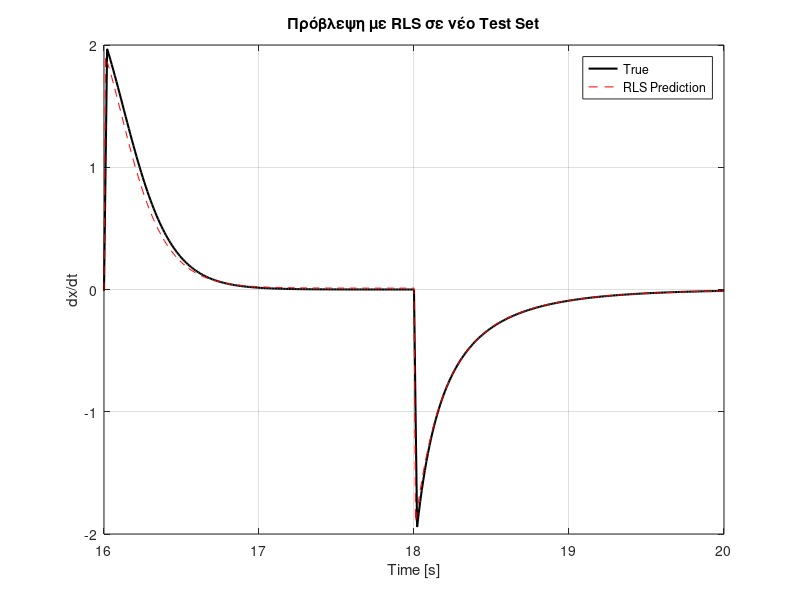
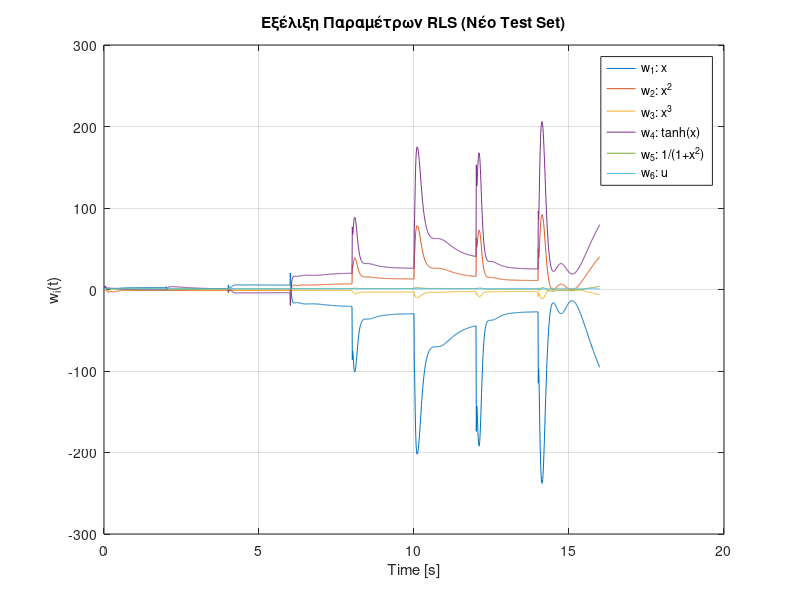

The MATLAB script that drew these images, in order:
% -------------------------------
% Τελική αξιολόγηση RLS με νέο test set & υπολογισμός ενεργειακού σφάλματος
% -------------------------------

% Ρυθμίσεις
T = 20; dt = 0.01; t = 0:dt:T; N = length(t);
theta1 = 1.5; theta2 = 1.0;
u = sign(sin(0.5 * pi * t));  % Τετραγωνικό κύμα 
x = zeros(1, N);

% Προσομοίωση συστήματος με νέο u(t)
for k = 1:N-1
    dx = -x(k)^3 + theta1 * tanh(x(k)) + theta2 / (1 + x(k)^2) + u(k);
    x(k+1) = x(k) + dx * dt;
end
dxdt = gradient(x, dt);

% Διαχωρισμός σε training/test
split_idx = floor(0.8 * N);
x_train = x(1:split_idx)'; u_train = u(1:split_idx)'; dxdt_train = dxdt(1:split_idx)';
x_test = x(split_idx+1:end)'; u_test = u(split_idx+1:end)'; dxdt_test = dxdt(split_idx+1:end)';

% Ειδική βάση
phi_spec_train = [x_train, x_train.^2, x_train.^3, tanh(x_train), 1./(1+x_train.^2), u_train];
phi_spec_test = [x_test, x_test.^2, x_test.^3, tanh(x_test), 1./(1+x_test.^2), u_test];

% RLS
w_rls = zeros(size(phi_spec_train,2),1); P = 1000*eye(size(phi_spec_train,2)); lambda = 0.99;
dxdt_rls_train = zeros(split_idx,1); w_hist = zeros(split_idx,length(w_rls));

for i = 1:split_idx
    phi_i = phi_spec_train(i,:)'; y_i = dxdt_train(i);
    K = (P*phi_i)/(lambda + phi_i'*P*phi_i);
    w_rls = w_rls + K*(y_i - phi_i'*w_rls);
    P = (P - K*phi_i'*P)/lambda;
    w_hist(i,:) = w_rls';
    dxdt_rls_train(i) = phi_i'*w_rls;
end

% Πρόβλεψη στο νέο test set
phi_spec_test = [x_test, x_test.^2, x_test.^3, tanh(x_test), 1./(1+x_test.^2), u_test];
dxdt_rls_test = phi_spec_test * w_rls;

% Υπολογισμός ενεργειακού σφάλματος
e_test = dxdt_test - dxdt_rls_test;
e = sum(e_test.^2) * dt;  % Προσέγγιση ολοκληρώματος

% Αποτελέσματα
fprintf('\n>>> Τελική αξιολόγηση RLS με νέο test set <<<\n');
fprintf('Συνολικό σφάλμα e: %.5f\n', e);

% Γραφήματα
figure;
plot(t(split_idx+1:end), dxdt_test, 'k', 'LineWidth', 1.5); hold on;
plot(t(split_idx+1:end), dxdt_rls_test, 'r--');
title('Πρόβλεψη με RLS σε νέο Test Set'); xlabel('Time [s]'); ylabel('dx/dt'); grid on;
legend('True', 'RLS Prediction');

figure;
plot(t(1:split_idx), w_hist);
title('Εξέλιξη Παραμέτρων RLS (Νέο Test Set)'); xlabel('Time [s]'); ylabel('w_i(t)'); grid on;
legend({'w_1: x', 'w_2: x^2', 'w_3: x^3', 'w_4: tanh(x)', 'w_5: 1/(1+x^2)', 'w_6: u'}, 'Location', 'best');
